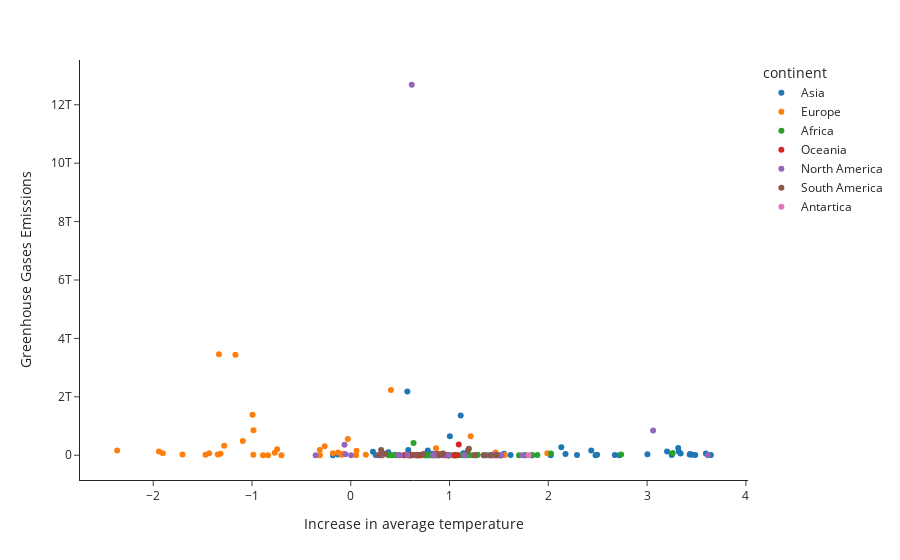

Notebook code for this chart:
### Code cell
fig = px.scatter(df, x="temp_diff", y="GHG", color="continent", template="simple_white", hover_name="Country",
                labels={
                     "temp_diff": "Increase in average temperature",
                     "GHG": "Greenhouse Gases Emissions"

                 },)
fig.show()

### Figure 1 — Plotly figure (JSON) as saved in the notebook; plotly's stock layout.template omitted (floating-point values rounded to 4 significant figures)
{"data": [{"hovertemplate": "<b>%{hovertext}</b><br><br>continent=Asia<br>Increase in average temperature=%{x}<br>Greenhouse Gases Emissions=%{y}<extra></extra>", "hovertext": ["AFGHANISTAN", "ARMENIA", "AZERBAIJAN", "BAHRAIN", "BANGLADESH", "BHUTAN", "CAMBODIA", "CHINA", "CHRISTMAS ISLAND", "CYPRUS", "DEM. REP. KOREA", "GEORGIA", "HONG KONG", "INDIA", "INDONESIA", "IRAN", "IRAQ", "ISRAEL", "JAPAN", "JORDAN", "KAZAKHSTAN", "KUWAIT", "KYRGYZSTAN", "LAOS", "LEBANON", "MACAU", "MALAYSIA", "MONGOLIA", "MYANMAR", "NEPAL", "OMAN", "PAKISTAN", "PALESTINE", "PHILIPPINES", "QATAR", "REPUBLIC OF KOREA", "SAUDI ARABIA", "SINGAPORE", "SRI LANKA", "SYRIA", "TAIWAN", "TAJIKISTAN", "THAILAND", "TURKEY", "TURKMENISTAN", "UNITED ARAB EMIRATES", "UZBEKISTAN", "VIETNAM", "YEMEN"], "legendgroup": "Asia", "marker": {"color": "#1F77B4", "symbol": "circle"}, "mode": "markers", "name": "Asia", "orientation": "v", "showlegend": true, "type": "scatter", "x": [2.479, 3.487, 3.339, 2.673, 1.28, 1.171, 0.8913, 0.5729, 1.043, 2.719, 0.2247, 3.455, -0.1292, 1.004, 0.7794, 3.315, 3.595, 3.434, 1.113, 3.645, 2.132, 3.003, 2.024, 1.04, 3.249, -0.1808, 0.8263, 0.2527, 1.153, 1.269, 1.618, 1.552, 1.838, 0.8033, 2.494, 0.5819, 2.435, 0.8639, 0.8738, 3.432, 0.3804, 2.29, 1.14, 3.321, 3.439, 2.174, 3.202, 0.789, 1.175], "xaxis": "x", "y": [2249394235, 6057145511, 58581661678, 12248426923, 11573719915, 79923040, 853553343, 2178712396101, 45836640, 4053018712, 118298718262, 15229230635, 21555464811, 653724134575, 164621520877, 244542442000, 58541436324, 32465936877, 1360467513555, 6931765555, 271272738175, 37600960160, 1185883960, 417144590, 9437854348, 0, 49790572527, 7013161653, 9948966492, 877124908, 8095205550, 49503078101, 281743280, 44130141727, 17012646862, 176652457607, 159024772507, 30311668105, 6237498871, 25248008714, 105225142108, 7323041520, 64299342321, 125356901508, 37253720623, 40993894127, 124264445532, 30875146803, 8539413425], "yaxis": "y"}, {"hovertemplate": "<b>%{hovertext}</b><br><br>continent=Europe<br>Increase in average temperature=%{x}<br>Greenhouse Gases Emissions=%{y}<extra></extra>", "hovertext": ["ALBANIA", "ANDORRA", "AUSTRIA", "BELARUS", "BELGIUM", "BOSNIA AND HERZEGOVINA", "BULGARIA", "CROATIA", "CZECH REPUBLIC", "DENMARK", "ESTONIA", "FAROE ISLANDS", "FINLAND", "FRANCE", "GERMANY", "GREECE", "HUNGARY", "ICELAND", "IRELAND", "ITALY", "LATVIA", "LIECHTENSTEIN", "LITHUANIA", "LUXEMBOURG", "MACEDONIA", "MALTA", "MOLDOVA", "MONACO", "MONTENEGRO", "NETHERLANDS", "NORWAY", "POLAND", "PORTUGAL", "ROMANIA", "RUSSIAN FEDERATION", "SAN MARINO", "SERBIA", "SLOVAKIA", "SLOVENIA", "SPAIN", "SVALBARD AND JAN MAYEN", "SWEDEN", "SWITZERLAND", "UKRAINE", "UNITED KINGDOM"], "legendgroup": "Europe", "marker": {"color": "#FF7F0E", "symbol": "circle"}, "mode": "markers", "name": "Europe", "orientation": "v", "showlegend": true, "type": "scatter", "x": [1.257, -0.8371, -0.3137, -0.1273, -1.093, 0.6207, 1.466, 0.1523, -0.7455, -1.942, -1.703, -0.3122, -1.902, -0.9943, -1.167, 1.99, 0.059, 1.428, -1.318, -0.02975, -1.471, -0.7018, -1.347, -0.9861, 1.56, 0.8739, 0.8712, -0.8885, 1.003, -1.281, -1.433, -0.9849, -0.07442, 0.8635, 0.4072, 0.05392, 0.894, -0.1809, -0.09175, -0.2641, 1.061, -2.365, -0.7693, 1.214, -1.334], "xaxis": "x", "y": [6573183024, 106860560, 182208850085, 92639658102, 485959811518, 15704387075, 95062125213, 18535818993, 202164215805, 125209730311, 25848155198, 0, 68098519421, 1389996149315, 3440961007211, 64640147631, 155304907218, 2809295838, 50700091485, 554720251205, 14970935281, 2063078, 23919186961, 20460568544, 11869832248, 1590736968, 1783963950, 0, 2104565652, 327507701818, 69822234594, 859595053111, 49561686877, 235898261907, 2230720034062, 0, 47574201736, 65566723662, 14219799032, 304787782594, 0, 165739589487, 85200162910, 648823010915, 3460301296530], "yaxis": "y"}, {"hovertemplate": "<b>%{hovertext}</b><br><br>continent=Africa<br>Increase in average temperature=%{x}<br>Greenhouse Gases Emissions=%{y}<extra></extra>", "hovertext": ["ALGERIA", "ANGOLA", "BENIN", "BOTSWANA", "BURKINA FASO", "BURUNDI", "CAMEROON", "CAPE VERDE", "CENTRAL AFRICAN REPUBLIC", "CHAD", "COMOROS", "CÔTE D'IVOIRE", "DEMOCRATIC REPUBLIC OF THE CONGO", "DJIBOUTI", "EGYPT", "EQUATORIAL GUINEA", "ERITREA", "ETHIOPIA", "GABON", "GHANA", "GUINEA", "GUINEA-BISSAU", "KENYA", "LESOTHO", "LIBERIA", "LIBYA", "MADAGASCAR", "MALAWI", "MALI", "MAURITANIA", "MAURITIUS", "MAYOTTE", "MOROCCO", "MOZAMBIQUE", "NIGER", "NIGERIA", "REPUBLIC OF CONGO", "RWANDA", "SAO TOME AND PRINCIPE", "SENEGAL", "SEYCHELLES", "SIERRA LEONE", "SOMALIA", "SOUTH AFRICA", "SUDAN", "SWAZILAND", "TANZANIA", "THE GAMBIA", "TOGO", "TUNISIA", "UGANDA", "ZAMBIA", "ZIMBABWE"], "legendgroup": "Africa", "marker": {"color": "#2CA02C", "symbol": "circle"}, "mode": "markers", "name": "Africa", "orientation": "v", "showlegend": true, "type": "scatter", "x": [2.027, 0.7532, 0.6894, 0.4562, 0.692, 0.6156, 0.7877, 1.703, 0.8455, 1.766, 0.9906, 0.9708, 0.6813, 1.138, 3.259, 0.416, 1.363, 0.9907, 0.3824, 0.843, 0.9885, 1.051, 0.5875, 0.7537, 1.054, 2.737, 0.8576, 0.7716, 1.387, 1.765, 1.105, 0.9958, 1.285, 0.8074, 1.833, 0.9357, 0.5798, 0.6188, 0.3847, 1.228, 0.9955, 1.072, 0.8384, 0.6357, 1.889, 0.8236, 0.5438, 1.188, 0.7449, 1.464, 0.5835, 0.5829, 0.4512], "xaxis": "x", "y": [56906698634, 5829567886, 690169538, 1158443522, 458883556, 161341289, 2776469222, 125007454, 204348608, 194987088, 51120128, 0, 0, 300546928, 73039083751, 359101312, 117713498, 2345123357, 4625062421, 4393328355, 1220493005, 149370288, 6887810294, 402208272, 1207999613, 29537020271, 1459733620, 759718072, 439714425, 846743072, 1171095008, 0, 20642936849, 3711303419, 578468989, 54039419247, 1036545236, 368634338, 40783984, 2807267225, 141708864, 796615888, 591790532, 416776389384, 5641790560, 460213056, 2131332793, 150022480, 748700105, 11118679435, 1277657839, 4823554376, 18261247205], "yaxis": "y"}, {"hovertemplate": "<b>%{hovertext}</b><br><br>continent=Oceania<br>Increase in average temperature=%{x}<br>Greenhouse Gases Emissions=%{y}<extra></extra>", "hovertext": ["AMERICAN SAMOA", "AUSTRALIA", "FEDERATED STATES OF MICRONESIA", "FIJI", "FRENCH POLYNESIA", "GUAM", "KIRIBATI", "NEW CALEDONIA", "NEW ZEALAND", "NIUE", "NORTHERN MARIANA ISLANDS", "PALAU", "PAPUA NEW GUINEA", "SAMOA", "SOLOMON ISLANDS", "TONGA"], "legendgroup": "Oceania", "marker": {"color": "#D62728", "symbol": "circle"}, "mode": "markers", "name": "Oceania", "orientation": "v", "showlegend": true, "type": "scatter", "x": [0.6024, 1.093, 0.968, 0.7043, 0.679, 0.3164, 1.078, 0.9371, 0.8711, 0.6715, 0.3164, 0.5418, 0.6003, 0.593, 1.053, 0.6588], "xaxis": "x", "y": [0, 369776999271, 0, 840965621, 384489168, 0, 30378224, 2537973384, 45035697634, 3880176, 0, 190143280, 1870049470, 94864624, 109212848, 54685200], "yaxis": "y"}, {"hovertemplate": "<b>%{hovertext}</b><br><br>continent=North America<br>Increase in average temperature=%{x}<br>Greenhouse Gases Emissions=%{y}<extra></extra>", "hovertext": ["ANGUILLA", "ANTIGUA AND BARBUDA", "ARUBA", "BAHAMAS", "BARBADOS", "BELIZE", "BRITISH VIRGIN ISLANDS", "CANADA", "CAYMAN ISLANDS", "COSTA RICA", "CUBA", "DOMINICA", "DOMINICAN REPUBLIC", "EL SALVADOR", "GREENLAND", "GRENADA", "GUADELOUPE", "GUATEMALA", "HAITI", "HONDURAS", "JAMAICA", "MARTINIQUE", "MEXICO", "MONTSERRAT", "NICARAGUA", "PANAMA", "PUERTO RICO", "SAINT KITTS AND NEVIS", "SAINT LUCIA", "SAINT PIERRE AND MIQUELON", "SAINT VINCENT AND THE GRENADINES", "TRINIDAD AND TOBAGO", "TURKS AND CAICOS ISLANDS", "UNITED STATES", "VIRGIN ISLANDS, BRITISH"], "legendgroup": "North America", "marker": {"color": "#9467BD", "symbol": "circle"}, "mode": "markers", "name": "North America", "orientation": "v", "showlegend": true, "type": "scatter", "x": [1.443, 1.504, 1.153, -0.3555, 1.519, 0.2813, 1.423, 3.061, 0.003333, 0.989, -0.0545, 1.513, 0.8705, 0.4971, 3.614, 1.467, 1.52, 0.3134, 0.6605, 0.5732, 0.4838, 1.513, -0.06317, 1.522, 0.8341, 0.9306, 1.35, 1.524, 1.489, 1.738, 1.462, 1.446, 0.4943, 0.6175, 1.423], "xaxis": "x", "y": [17920624, 456050752, 1220752090, 4135783199, 842414965, 256117264, 46397232, 848470227284, 169822736, 3087904410, 36071323382, 50347024, 8716815662, 3071869522, 671556240, 91178640, 930216320, 5272487759, 950083727, 2761120219, 8306515069, 1162261104, 357637604206, 21892400, 2558816347, 4094550368, 0, 46811264, 146252224, 81344464, 70843440, 29109776799, 14216320, 12684760067776, 0], "yaxis": "y"}, {"hovertemplate": "<b>%{hovertext}</b><br><br>continent=South America<br>Increase in average temperature=%{x}<br>Greenhouse Gases Emissions=%{y}<extra></extra>", "hovertext": ["ARGENTINA", "BOLIVIA", "BRAZIL", "CHILE", "COLOMBIA", "ECUADOR", "FALKLAND ISLANDS (MALVINAS)", "FRENCH GUIANA", "GUYANA", "PARAGUAY", "PERU", "SOUTH GEORGIA AND THE SOUTH SANDWICH ISLANDS", "SURINAME", "URUGUAY", "VENEZUELA"], "legendgroup": "South America", "marker": {"color": "#8C564B", "symbol": "circle"}, "mode": "markers", "name": "South America", "orientation": "v", "showlegend": true, "type": "scatter", "x": [0.3075, 0.6685, 1.196, 0.3437, 0.9341, 0.9096, 0.8945, 1.476, 1.346, 0.2855, 0.7331, 1.255, 1.414, 0.6308, 1.187], "xaxis": "x", "y": [175622373240, 5936901532, 222747823695, 52479240874, 60246260011, 15123260221, 0, 343800448, 2002192800, 1873978263, 39854338148, 0, 2203956290, 8777689674, 159264418610], "yaxis": "y"}, {"hovertemplate": "<b>%{hovertext}</b><br><br>continent=Antartica<br>Increase in average temperature=%{x}<br>Greenhouse Gases Emissions=%{y}<extra></extra>", "hovertext": ["HEARD ISLAND AND MCDONALD ISLANDS"], "legendgroup": "Antartica", "marker": {"color": "#E377C2", "symbol": "circle"}, "mode": "markers", "name": "Antartica", "orientation": "v", "showlegend": true, "type": "scatter", "x": [1.8], "xaxis": "x", "y": [0], "yaxis": "y"}], "layout": {"legend": {"title": {"text": "continent"}, "tracegroupgap": 0}, "margin": {"t": 60}, "xaxis": {"anchor": "y", "domain": [0, 1], "title": {"text": "Increase in average temperature"}}, "yaxis": {"anchor": "x", "domain": [0, 1], "title": {"text": "Greenhouse Gases Emissions"}}}}
